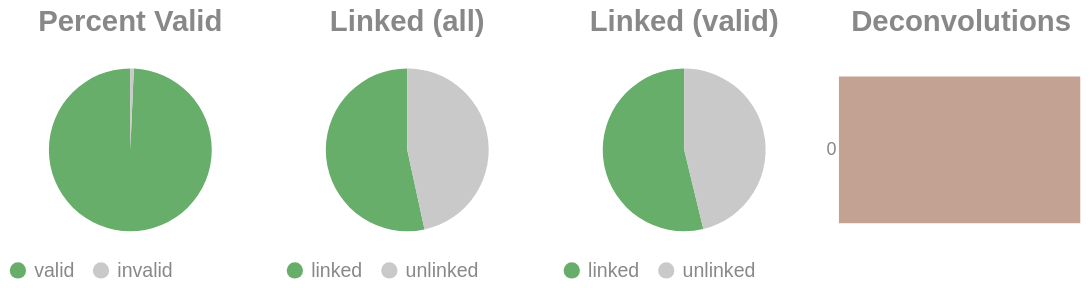

Notebook code cell kept with this figure:
### Code cell
if SKIPLR:
    pass
else:
    clash = Counter()
    for i in valids['molecule'].to_list():
        _mol = i.split("-")
        if len(_mol) == 1:
            clash.update('0')
        else:
            clash.update(_mol[-1])

    _d = {"deconvolutions": [], 'count': []}
    for k,v in clash.items():
        _d['deconvolutions'].append(k)
        _d['count'].append(v)

    tot_valid = valids['reads'].sum()
    mask = valids['reads'] >= 2
    n_linked_reads = valids.filter(mask)['reads'].sum()
    if n_linked_reads == 0:
        print_html("No linked molecules (>=2 reads) were detected; skipping linked-only distributions.")
        SKIPLR = True
    else:
        perc_valid = round(tot_valid / n_reads, 4)
        linked_perc_abs = round(n_linked_reads / n_reads, 4)
        linked_perc = round(n_linked_reads / tot_valid, 4)

    _valid = pl.DataFrame({"valids": ['valid', 'invalid'], "count": [tot_valid, n_reads - tot_valid]})
    _linked_abs = pl.DataFrame({"linked (absolute)": ['linked', 'unlinked'], "count": [n_linked_reads, n_reads - n_linked_reads]})
    _linked_rel = pl.DataFrame({"linked (valids)": ['linked', 'unlinked'], "count": [n_linked_reads, tot_valid - n_linked_reads]})

    (
        alt.hconcat(
            piechart(_valid, goodval = 'valid', title = "Percent Valid"),
            piechart(_linked_abs, goodval = "linked", title =  "Linked (all)"),
            piechart(_linked_rel, goodval = "linked", title =  "Linked (valid)"),
            convolutionbar(pl.DataFrame(_d), title = "Deconvolutions"),
            center = True,
            bounds = 'flush'
        )
        .resolve_scale(color='independent')
        .resolve_legend('independent')
        .properties(usermeta={'embedOptions': {"actions": False}})
    ).display()

### Figure 1 — Vega-Lite specification as saved in the notebook (floating-point values rounded to 4 significant figures)
{"width": "container", "height": 400, "config": {"title": {"anchor": "start", "dy": -15, "fontSize": 18, "color": "#888888", "subtitleColor": "#888888", "subtitleFontSize": 14}, "arc": {"fill": "#0072B2"}, "axis": {"domainColor": "#888888", "domainWidth": 0.5, "gridWidth": 0.2, "grid": false, "titleFontWeight": 400, "titleFontSize": 15, "labelFontSize": 11, "labelColor": "#888888", "tickColor": "#888888", "tickWidth": 0.2, "titleColor": "#888888"}, "axisBand": {"grid": false}, "axisX": {"grid": true, "tickSize": 10, "domainCap": "round"}, "axisY": {"domain": false, "grid": true, "tickSize": 0, "domainCap": "round"}, "background": "transparent", "header": {"labelFontSize": 15, "labelColor": "#888888", "titleFontSize": 15, "titleFontWeight": 600, "titleColor": "#888888"}, "legend": {"labelFont": "sans-serif", "labelFontSize": 12, "labelColor": "#888888", "symbolSize": 100, "symbolType": "circle", "titleFontSize": 12, "titlePadding": 10, "titleColor": "#888888", "title": null}, "range": {"category": ["#E69F00", "#56B4E9", "#009E73", "#F0E442", "#0072B2", "#D55E00", "#CC79A7", "#000000"], "diverging": ["#cfe8f3", "#a2d4ec", "#73bfe2", "#46abdb", "#1696d2", "#12719e"]}, "area": {"fill": "#0072B2", "fillOpacity": 0.7, "line": true, "strokeOpacity": 0.7}, "line": {"color": "#0072B2", "stroke": "#0072B2", "strokeWidth": 2}, "trail": {"color": "#0072B2", "stroke": "#0072B2", "strokeWidth": 0, "size": 1}, "point": {"filled": true, "fillOpacity": 1.0, "size": 95}, "text": {"color": "#888888", "fontSize": 11, "align": "right", "fontWeight": 400, "size": 11}, "bar": {"fill": "#0072B2", "stroke": null}, "view": {"stroke": null, "continuousWidth": 660, "continuousHeight": 400}}, "hconcat": [{"data": {"name": "data-252033e3d7ab0fb600fe782c567ffb94"}, "mark": {"type": "arc"}, "encoding": {"color": {"field": "valids", "legend": {"orient": "bottom", "title": null}, "scale": {"domain": ["valid", "invalid"], "range": ["#68ae6b", "#C9C9C9"]}, "title": "Valids", "type": "nominal"}, "theta": {"field": "count", "type": "quantitative"}, "tooltip": [{"field": "valids", "title": "Valids", "type": "ordinal"}, {"field": "percent", "format": ".2%", "title": "Percent", "type": "quantitative"}, {"field": "count", "title": "Count", "type": "quantitative"}]}, "height": 100, "title": {"text": "Percent Valid", "align": "center", "anchor": "middle"}, "transform": [{"calculate": "datum.count / 10698243", "as": "percent"}], "width": 150}, {"data": {"name": "data-9834d8a7fb2b9bec48aa6f2723b57a79"}, "mark": {"type": "arc"}, "encoding": {"color": {"field": "linked (absolute)", "legend": {"orient": "bottom", "title": null}, "scale": {"domain": ["linked", "unlinked"], "range": ["#68ae6b", "#C9C9C9"]}, "title": "Linked (Absolute)", "type": "nominal"}, "theta": {"field": "count", "type": "quantitative"}, "tooltip": [{"field": "linked (absolute)", "title": "Linked (Absolute)", "type": "ordinal"}, {"field": "percent", "format": ".2%", "title": "Percent", "type": "quantitative"}, {"field": "count", "title": "Count", "type": "quantitative"}]}, "height": 100, "title": {"text": "Linked (all)", "align": "center", "anchor": "middle"}, "transform": [{"calculate": "datum.count / 10698243", "as": "percent"}], "width": 150}, {"data": {"name": "data-e104778955c329ffd281f1120fb86e84"}, "mark": {"type": "arc"}, "encoding": {"color": {"field": "linked (valids)", "legend": {"orient": "bottom", "title": null}, "scale": {"domain": ["linked", "unlinked"], "range": ["#68ae6b", "#C9C9C9"]}, "title": "Linked (Valids)", "type": "nominal"}, "theta": {"field": "count", "type": "quantitative"}, "tooltip": [{"field": "linked (valids)", "title": "Linked (Valids)", "type": "ordinal"}, {"field": "percent", "format": ".2%", "title": "Percent", "type": "quantitative"}, {"field": "count", "title": "Count", "type": "quantitative"}]}, "height": 100, "title": {"text": "Linked (valid)", "align": "center", "anchor": "middle"}, "transform": [{"calculate": "datum.count / 10624663", "as": "percent"}], "width": 150}, {"data": {"name": "data-995029920e3bdc69ed8339b8e01e25c3"}, "mark": {"type": "bar"}, "encoding": {"color": {"field": "deconvolutions", "legend": null, "scale": {"scheme": "lightgreyred"}, "type": "nominal"}, "tooltip": [{"field": "deconvolutions", "title": "Deconvolutions", "type": "ordinal"}, {"field": "percent", "format": ".2%", "title": "Percent", "type": "quantitative"}, {"field": "count", "title": "Count", "type": "quantitative"}], "x": {"axis": null, "field": "count", "type": "quantitative"}, "y": {"field": "deconvolutions", "sort": "ascending", "title": null, "type": "nominal"}}, "height": 100, "title": {"text": "Deconvolutions", "align": "center", "anchor": "middle"}, "transform": [{"calculate": "datum.count / 6913229", "as": "percent"}], "width": 150}], "bounds": "flush", "center": true, "resolve": {"legend": {"angle": "independent"}, "scale": {"color": "independent"}}, "usermeta": {"embedOptions": {"actions": false}}, "$schema": "https://vega.github.io/schema/vega-lite/v6.1.0.json", "datasets": {"data-252033e3d7ab0fb600fe782c567ffb94": [{"valids": "valid", "count": 10624663}, {"valids": "invalid", "count": 73580}], "data-9834d8a7fb2b9bec48aa6f2723b57a79": [{"linked (absolute)": "linked", "count": 5713875}, {"linked (absolute)": "unlinked", "count": 4984368}], "data-e104778955c329ffd281f1120fb86e84": [{"linked (valids)": "linked", "count": 5713875}, {"linked (valids)": "unlinked", "count": 4910788}], "data-995029920e3bdc69ed8339b8e01e25c3": [{"deconvolutions": "0", "count": 6913229}]}}
